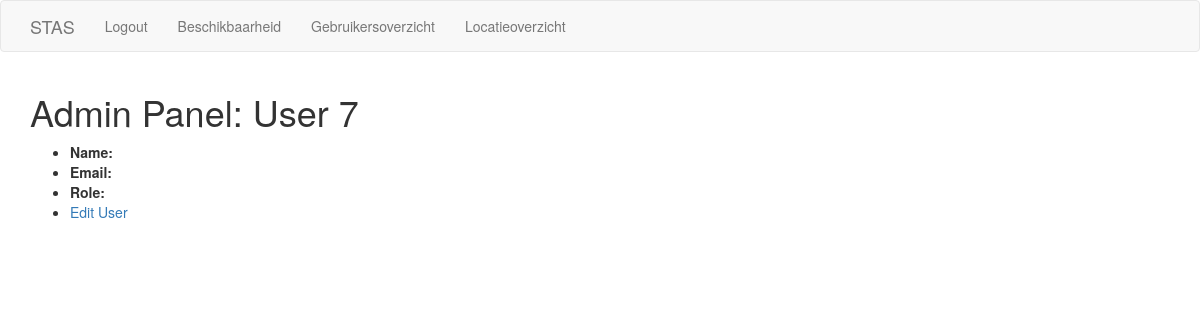
The page /admin/user/7 (signed in) on the database as committed earlier.
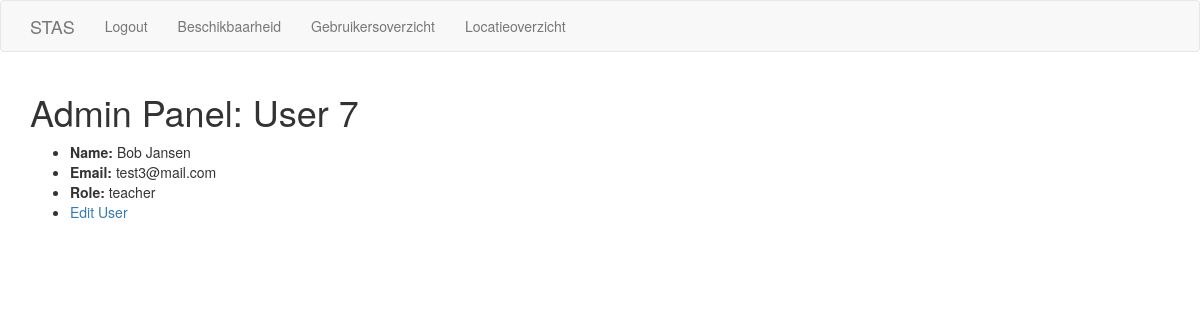
The same page on the database as committed later.
### app/models.py (models this page shows, shortened)
class User(UserMixin, db.Model):
    id = db.Column(db.Integer, primary_key=True)
    name = db.Column(db.String(128), index=True, unique=True)
    email = db.Column(db.String(128), index=True, unique=True)
    password_hash = db.Column(db.String(128))
    role = db.Column(db.String(128), index=True)
    checkins = db.relationship('Checkin', backref='User', lazy='dynamic')

### app/admin/routes.py (the view)
@bp.route('/admin/user/<user_id>', methods=['GET'])
@login_required
@admin_required
def user_overview(user_id):
    user = User.query.filter_by(id=user_id).first()
    return render_template(
        'admin/user_overview.html', user=user,
        title='Admin Panel: User ' + str(user_id)
    )

### app/admin/decorator.py (called while the page is built)
def admin_required(func):
    @wraps(func)
    def wrapper(*args, **kw):
        if not current_user.is_anonymous:
            if current_user.role == 'admin':
                return func(*args, **kw)
        else:
            if g.current_user.role == 'admin':
                return func(*args, **kw)
        abort(403)
    return wrapper

### app/models.py (called while the page is built)
@login_manager.user_loader
def load_user(id):
    return User.query.get(int(id))

### app/templates/admin/user_overview.html
{% extends "base.html" %}
{% block app_content %}
<div id="user">
  <ul>
    <li><strong>{{ 'Name' }}:</strong> {{ user.name }}</li>
    <li><strong>{{ 'Email' }}:</strong> {{ user.email }}</li>
    <li><strong>{{ 'Role' }}:</strong> {{ user.role }}</li>
    <li><a href="{{ url_for('main.index', user_id=user.id) }}">{{ 'Edit User' }}</a></li>
  </ul>
</div>
{% endblock %}

Rows that differ between the two databases and show on the page:
added User: name "Bob Jansen", email "test3@mail.com", role "teacher"
